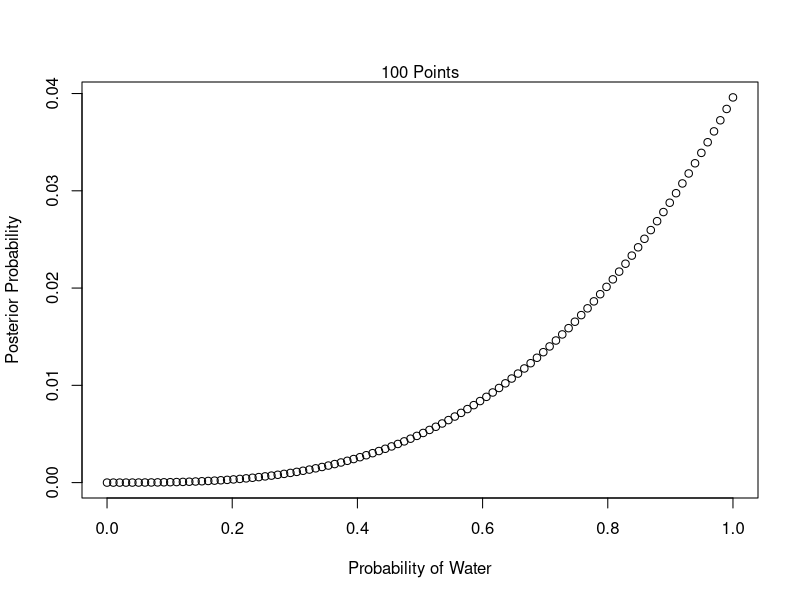
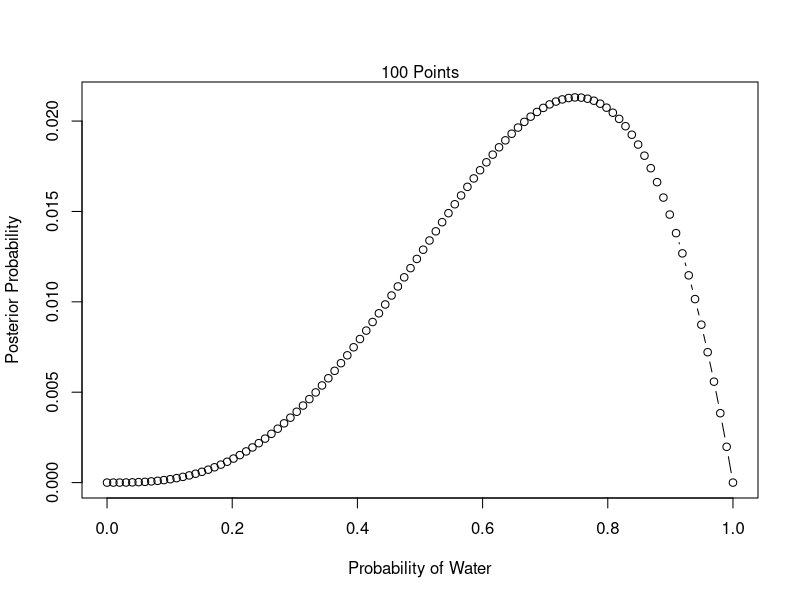
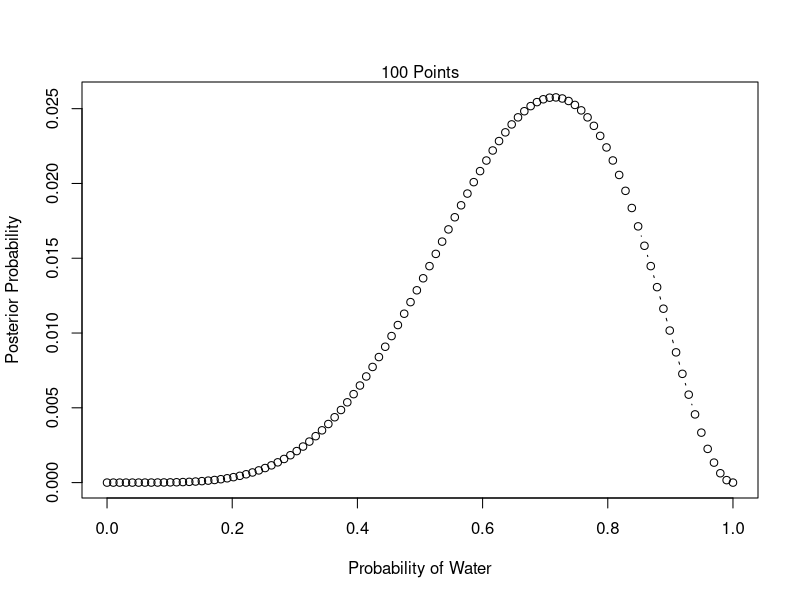
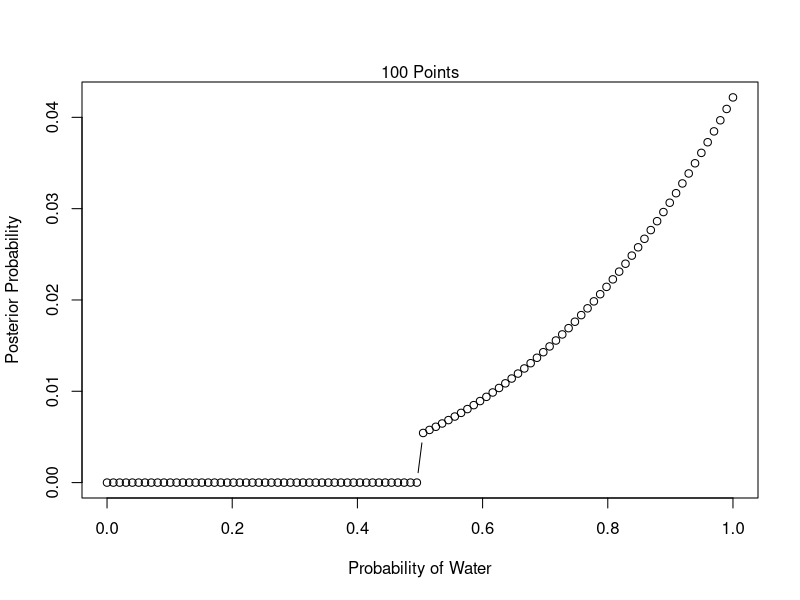
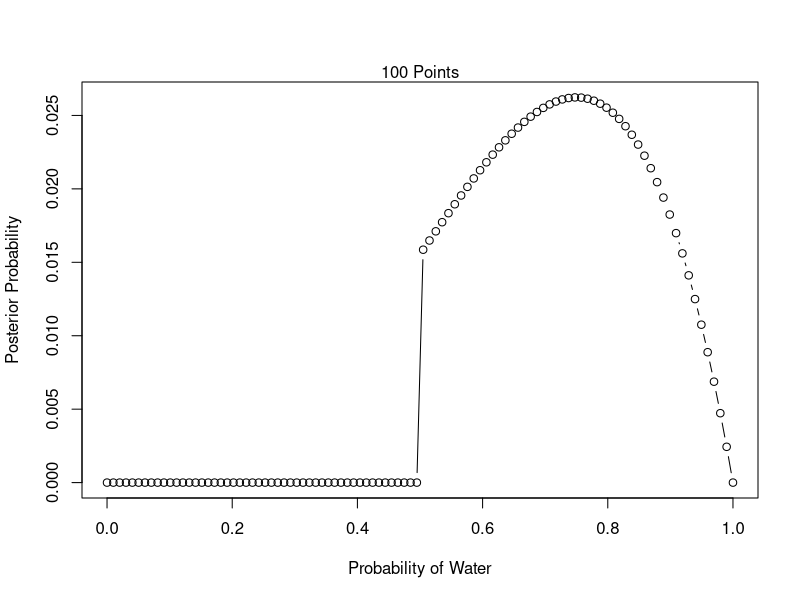
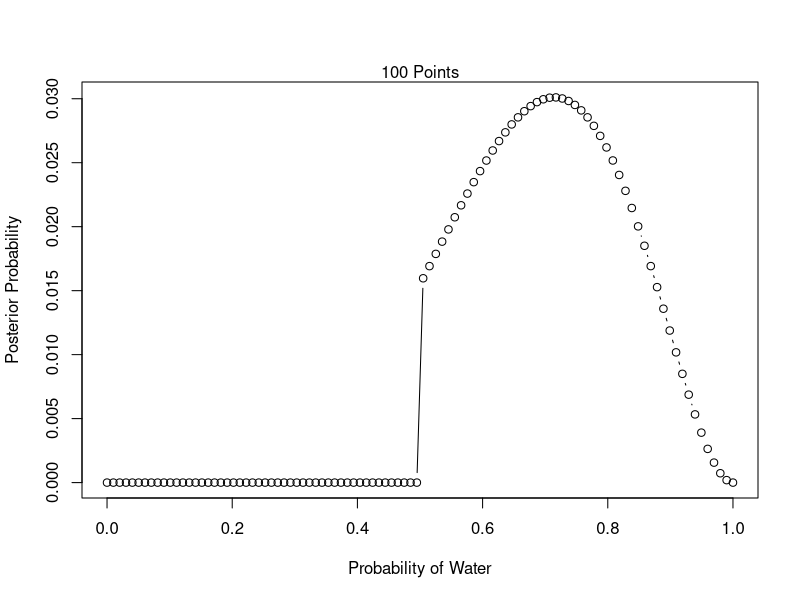

Recreate these plots in R, in order.
# homework

## 2M1

p_grid <- seq(from = 0, to = 1, length.out = 100)
prior <- rep(x = 1, length = length(p_grid))

compute_posterior <- function(w, n, prior, p = p_grid) {
  likelihood <- dbinom(x = w, size = n, prob = p)
  unstandardized.posterior <- likelihood * prior
  return( unstandardized.posterior / sum(unstandardized.posterior) )
}

plot_posterior <- function(x, y) {
  plot(x = x, y = y, type="b", xlab = "Probability of Water", ylab = "Posterior Probability")
  title <- paste( length(x), "Points")
  mtext(title)
}

# (1)
w <- 3
n <- 3
posterior <- compute_posterior(w = w, n = n, prior = prior)
plot_posterior(x = p_grid, y = posterior)

# (2)
w <- 3
n <- 4
posterior <- compute_posterior(w = w, n = n, prior = prior)
plot_posterior(x = p_grid, y = posterior)

# (3)
w <- 5
n <- 7
posterior <- compute_posterior(w = w, n = n, prior = prior)
plot_posterior(x = p_grid, y = posterior)

## 2M2
prior <- ifelse(test = p_grid < .5, yes = 0, no = 1)

# (1)
w <- 3
n <- 3
posterior <- compute_posterior(w = w, n = n, prior = prior)
plot_posterior(x = p_grid, y = posterior)

# (2)
w <- 3
n <- 4
posterior <- compute_posterior(w = w, n = n, prior = prior)
plot_posterior(x = p_grid, y = posterior)

# (3)
w <- 5
n <- 7
posterior <- compute_posterior(w = w, n = n, prior = prior)
plot_posterior(x = p_grid, y = posterior)

## 2M3
prior <- c(.5, .5)
likelihood <- c(.3, 1)
unstandardized.posterior <- prior * likelihood
posterior <- unstandardized.posterior / sum(unstandardized.posterior)
round( posterior[1], 2) == .23

## 2M4
card.1.likelihood <- 2
card.2.likelihood <- 1
card.3.likelihood <- 0
likelihood <- c(card.1.likelihood, card.2.likelihood, card.3.likelihood)
prior <- rep(x = 1, length = length(likelihood))
unstandardized.posterior <- prior * likelihood
posterior <- unstandardized.posterior / sum(unstandardized.posterior)

# the probability the other side is black is equal to the probability that we've drawn card 1
posterior[1] == 2/3

## 2M5
card.1.likelihood <- 2
card.2.likelihood <- 1
card.3.likelihood <- 0
card.4.likelihood <- 2
likelihood <- c(card.1.likelihood, card.2.likelihood, card.3.likelihood, card.4.likelihood)
prior <- rep(x = 1, length = length(likelihood))
unstandardized.posterior <- prior * likelihood
posterior <- unstandardized.posterior / sum(unstandardized.posterior)

# the probability the other side is black is equal to the probability that we've drawn card 1 or 4
posterior[1] + posterior[4]

## 2M6
card.1.likelihood <- 2
card.2.likelihood <- 1
card.3.likelihood <- 0
likelihood <- c(card.1.likelihood, card.2.likelihood, card.3.likelihood)
prior <- c(1, 2, 3)
unstandardized.posterior <- prior * likelihood
posterior <- unstandardized.posterior / sum(unstandardized.posterior)

# the probability the other side is black is equal to the probability that we've drawn card 1
posterior[1] == .5

## 2M7
card.1.2.likelihood <- 2
card.2.1.likelihood <- 0
card.1.3.likelihood <- 4
card.3.1.likelihood <- 0
card.2.3.likelihood <- 2
card.3.2.likelihood <- 0

likelihood <- c(card.1.2.likelihood, card.2.1.likelihood, card.1.3.likelihood, card.3.1.likelihood, card.2.3.likelihood, card.3.2.likelihood)
prior <- rep(x = 1, length = length(likelihood))
unstandardized.posterior <- prior * likelihood
posterior <- unstandardized.posterior / sum(unstandardized.posterior)

# the probability that the other side of the first card is black is equal to the probability that the first card is card 1,
# which equals the probability that the sequence we've chosen is either (1, 2), or (1, 3)
posterior[1] + posterior[3] == .75

## 2H1

# find posterior for plausibility of each pandas species following the first birth of twins
species.1.likelihood <- .1
species.2.likelihood <- .2
likelihood <- c(species.1.likelihood, species.2.likelihood)
prior <- c(1, 1)
unstandardized.posterior <- likelihood * prior
posterior <- unstandardized.posterior / sum(unstandardized.posterior)

# probability next birth is set of twins
posterior[1] * .1 + posterior[2] * .2

## 2H2
species.1.likelihood <- .1
species.2.likelihood <- .2
likelihood <- c(species.1.likelihood, species.2.likelihood)
prior <- c(1, 1)
unstandardized.posterior <- likelihood * prior
posterior <- unstandardized.posterior / sum(unstandardized.posterior)

# probability pandas is from species 1
posterior[1]

## 2H3

species.1.likelihood <- .1 * (1 - .1)
species.2.likelihood <- .2 * (1 - .2)
likelihood <- c(species.1.likelihood, species.2.likelihood)
prior <- c(1, 1)
unstandardized.posterior <- likelihood * prior
posterior <- unstandardized.posterior / sum(unstandardized.posterior)

# probability pandas is from species 1
posterior[1]

## 2H4

# without birth information
species.1.likelihood <- .8
species.2.likelihood <- .65
likelihood <- c(species.1.likelihood, species.2.likelihood)
prior <- c(1, 1)
unstandardized.posterior <- likelihood * prior
posterior.vet.test <- unstandardized.posterior / sum(unstandardized.posterior)

# probability pandas is from species 1, given veterinarian test
posterior.vet.test[1]

# with birth information
species.1.likelihood <- .1 * (1 - .1)
species.2.likelihood <- .2 * (1 - .2)
likelihood <- c(species.1.likelihood, species.2.likelihood)
prior <- c(1, 1)
unstandardized.posterior <- likelihood * prior
posterior.birth.info <- unstandardized.posterior / sum(unstandardized.posterior)

# probability pandas is from species 1, given veterinarian test and birth information
composite.unstandardized.posterior <- posterior.vet.test * posterior.birth.info
composite.posterior <- composite.unstandardized.posterior / sum(composite.unstandardized.posterior)
composite.posterior[1]
